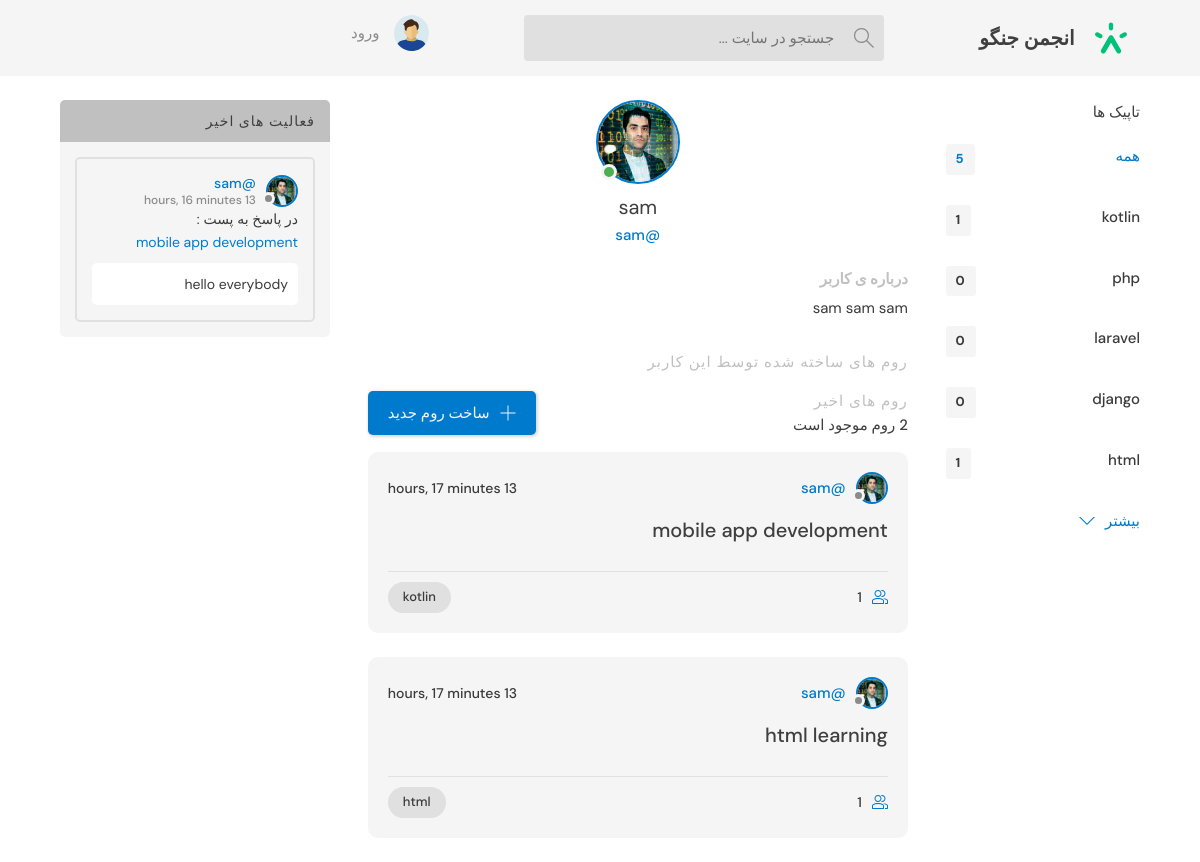
The app's page /profile/1/, older data.
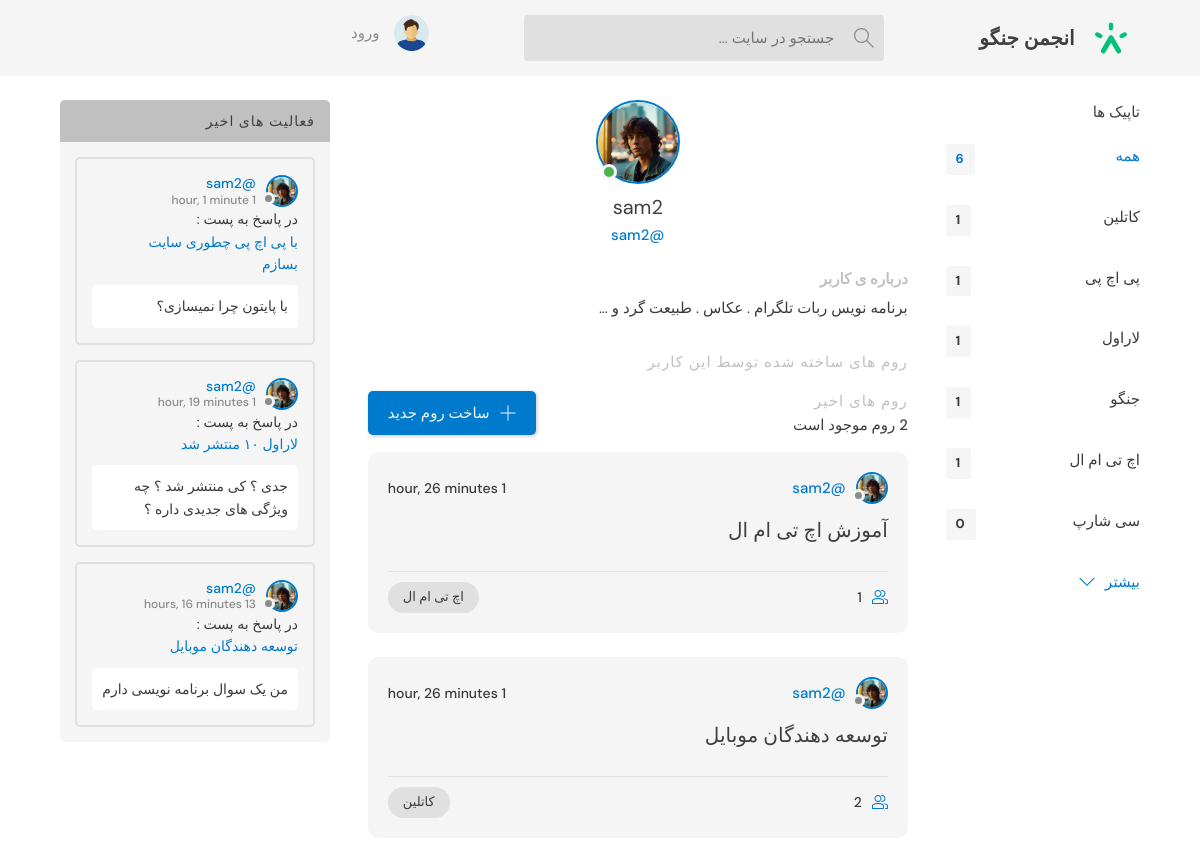
The same page, newer data.
### base/models.py (models this page shows, shortened)
class Topic (models.Model):
    name = models.CharField(max_length=200)

class User(AbstractUser):
    name = models.CharField(max_length=200 , null=True)
    email = models.EmailField(unique=True)
    bio = models.TextField(null=True)
    profile_image = models.ImageField(null=False,default='default.svg')
    USERNAME_FIELD = 'email'
    REQUIRED_FIELDS = []

class Room(models.Model):
    name = models.CharField(max_length=200)
    description = models.TextField(null=True, blank=True)
    participants = models.ManyToManyField(User,related_name='participants' , blank=True)
    updated = models.DateTimeField(auto_now=True)
    created = models.DateTimeField(auto_now_add=True)
    class Meta:
        ordering = ['-updated','-created']
    topic   = models.ForeignKey(Topic,on_delete=models.SET_NULL,null=True)
    host    = models.ForeignKey(User,on_delete=models.SET_NULL,null=True)
    def __str__(self):
        return self.name

class Message(models.Model):
    user = models.ForeignKey(User,on_delete=models.CASCADE)
    room = models.ForeignKey(Room,on_delete=models.CASCADE)
    body = models.TextField()
    updated = models.DateTimeField(auto_now=True)
    created = models.DateTimeField(auto_now_add=True)
    class Meta:
        ordering = ['-updated','-created']

### base/views.py (the view)
# urls.py: path('profile/<str:pk>/', views.userProfile,name="user-profile"),
def userProfile(request,pk):
    user = User.objects.get(id=pk)
    room_messages = user.message_set.all()
    topics = Topic.objects.all()
    rooms = user.room_set.all()
    context= {'user':user,'rooms':rooms , 'room_messages':room_messages,'topics':topics}
    return render(request , 'base/profile.html', context)

### base/templates/base/profile.html (shortened to what this page needs)
{% extends 'main.html' %}
{% block content %}
  <main class="profile-page layout layout--3">
    <div class="container">
      {% include 'base/topics_component.html' %}
      <div class="roomList">
        <div class="profile">
          <div class="profile__avatar">
            <div class="avatar avatar--large active">
              <img src="{{user.profile_image.url}}" />
            </div>
          </div>
          <div class="profile__info">
            <h3>{{user.username}}</h3>
            <p>@{{user.username}}</p>
          </div>
          <div class="profile__about">
            <h3>درباره ی کاربر</h3>
            <p>
             {{user.bio}}
            </p>
          </div>
        </div>
        <div class="roomList__header">
          <div>
            <h2>روم های ساخته شده توسط این کاربر</a>
            </h2>
          </div>
        </div>
          {% include 'base/feed_component.html' %}
      </div>
        {% include 'base/activity_component.html'%}
    </div>
  </main>
  {% endblock content %}

### templates/main.html (shortened to what this page needs)
<!DOCTYPE html>
{% load static %}
<html lang="fa">
  <head>
    <link rel="stylesheet" href="{% static 'styles/style.rtl.css' %}" />
  </head>
  <body>
    {% include 'navbar.html' %}
    {% block content %}
    {% endblock content %}
  </body>
</html>

### templates/navbar.html (shortened to what this page needs)
{% load static %}
<header class="header header--loggedIn">
  <div class="container">
    <a href="{% url 'home' %}" class="header__logo">
      <img src="{% static 'images/logo.svg' %}" />
      <h1>انجمن جنگو</h1>
    </a>
    <form class="header__search" method="GET" action="{% url 'home' %}">
      <label>
        <input name="q" placeholder="جستجو در سایت ... " />
      </label>
    </form>
    <nav class="header__menu">
      {% if request.user.is_authenticated %}
      <div class="header__user">
        <a href="{% url 'user-profile' request.user.id  %}">
          <div class="avatar avatar--medium active">
            <img src="{{ HTTP_HOST }}/{{request.user.profile_image}}" />
          </div>
          <p>{{request.user.name}}<span>@{{request.user.username}}</span></p>
        </a>
        <button class="dropdown-button">
          <svg
            version="1.1"
            xmlns="http://www.w3.org/2000/svg"
            width="32"
            height="32"
            viewBox="0 0 32 32"
          >
            <title>chevron-down</title>
            <path d="M16 21l-13-13h-3l16 16 16-16h-3l-13 13z"></path>
          </svg>
        </button>
      </div>
      {% else %}
      <a href="{% url 'login' %}">
        <img src="{% static 'images/default.svg'%}" />
        <p>ورود</p>
      </a>
      {% endif %}
    </nav>
  </div>
</header>

### base/templates/base/topics_component.html
<div class="topics">
  <div class="topics__header">
    <h2>تاپیک ها </h2>
  </div>
  <ul class="topics__list">
    <li>
      <a href="{% url 'home' %}" class="active">همه  <span>
        {{topics.count}}
      </span></a>
    </li>
    {% for topic in topics %}
      <li>
        <a href="{% url 'home' %}?q={{topic.name}}">{{topic.name}}<span>{{topic.room_set.all.count}}</span></a>
      </li>
    {% endfor %}
  </ul>
  <a class="btn btn--link" href="{% url 'topics' %}">
    بیشتر
    <svg
      version="1.1"
      xmlns="http://www.w3.org/2000/svg"
      width="32"
      height="32"
      viewBox="0 0 32 32"
    >
      <title>chevron-down</title>
      <path d="M16 21l-13-13h-3l16 16 16-16h-3l-13 13z"></path>
    </svg>
  </a>
</div>

### base/templates/base/feed_component.html (shortened to what this page needs)
<div class="roomList">
  <div class="roomList__header">
    <div>
      <h2>روم های اخیر</h2>
      <p>{{rooms.count}} روم موجود است</p>
    </div>
    <a class="btn btn--main" href="{% url 'create-room' %}">
      <svg
        version="1.1"
        xmlns="http://www.w3.org/2000/svg"
        width="32"
        height="32"
        viewBox="0 0 32 32"
      >
        <title>add</title>
        <path
          d="M16.943 0.943h-1.885v14.115h-14.115v1.885h14.115v14.115h1.885v-14.115h14.115v-1.885h-14.115v-14.115z"
        ></path>
      </svg>
      ساخت روم جدید
    </a>
  </div>
  {% for room in rooms %}
    <div class="roomListRoom">
      <div class="roomListRoom__header">
        <a href="{% url 'user-profile' room.host.id %}" class="roomListRoom__author">
          <div class="avatar avatar--small">
            <img src="{{ HTTP_HOST }}/{{room.host.profile_image}}" />
          </div>
          <span>@{{room.host.username}}</span>
        </a>
        <div class="roomListRoom__actions">
          <span>{{room.updated | timesince}}</span>
        </div>
      </div>
      <div class="roomListRoom__content">
        <a href="{% url 'room' room.id %}">{{room.name}}</a>
      </div>
      <div class="roomListRoom__meta">
        <a href="room.html" class="roomListRoom__joined">
          {{room.participants.all.count}}
        </a>
        <p class="roomListRoom__topic">{{room.topic.name}}</p>
      </div>
    </div>
  {% endfor %}
</div>

### base/templates/base/activity_component.html (shortened to what this page needs)
<div class="activities">
  <div class="activities__header">
    <h2>فعالیت های اخیر </h2>
  </div>
  {% for message in room_messages %}
    <div class="activities__box">
      <div class="activities__boxHeader roomListRoom__header">
        <a href="{% url 'user-profile' message.user.id %}" class="roomListRoom__author">
          <div class="avatar avatar--small">
            <img src="{{ HTTP_HOST }}/{{message.user.profile_image}}" />
          </div>
          <p>
            @{{message.user.username}}
            <span>{{ message.created | timesince}}</span>
          </p>
        </a>
      </div>
      <div class="activities__boxContent">
        <p>
          در پاسخ به پست : <a href="{% url 'room' message.room.id %}">{{ message.room}}</a
          >
        </p>
        <div class="activities__boxRoomContent">
          {{message.body}}
        </div>
      </div>
    </div>
  {% endfor %}
</div>

Row changes from the older to the newer data that the page shows:
changed Topic id 1: name "kotlin" → "کاتلین"
changed Topic (number 2 of 6 on the later page): name "php" → "پی اچ پی"; room_set.all.count "0" → "1"
changed Topic: name "laravel" → "لاراول"; room_set.all.count "0" → "1"
changed Topic: name "django" → "جنگو"; room_set.all.count "0" → "1"
changed Topic (number 5 of 6 on the later page): name "html" → "اچ تی ام ال"
added Topic: name "سی شارپ", room_set.all.count "0"
changed User: profile_image: a different picture; username "sam" → "sam2"; bio "sam sam sam" → "برنامه نویس ربات تلگرام . عکاس . طبیعت گرد و ..."
changed Room id 1: host.profile_image: a different picture; host.username "sam" → "sam2"; updated "13 hours, 17 minutes" → "1 hour, 26 minutes"; name "html learning" → "آموزش اچ تی ام ال"; topic.name "html" → "اچ تی ام ال"; moves up the list
changed Room: host.profile_image: a different picture; host.username "sam" → "sam2"; updated "13 hours, 17 minutes" → "1 hour, 26 minutes"; name "mobile app development" → "توسعه دهندگان موبایل"; participants.all.count "1" → "2"; topic.name "kotlin" → "کاتلین"
added Message: user.profile_image (picture), user.username "sam2", created "1 hour, 1 minute", room "با پی اچ پی چطوری سایت بسازم", body "با پایتون چرا نمیسازی؟"
added Message: user.profile_image (picture), user.username "sam2", created "1 hour, 19 minutes", room "لاراول ۱۰ منتشر شد", body "جدی ؟ کی منتشر شد ؟ چه ویژگی های جدیدی داره ؟‌"
changed Message: user.profile_image: a different picture; user.username "sam" → "sam2"; room "mobile app development" → "توسعه دهندگان موبایل"; body "hello everybody" → "من یک سوال برنامه نویسی دارم"
Text that changed along with them:
{{ topics.count }}: "5" → "6"
